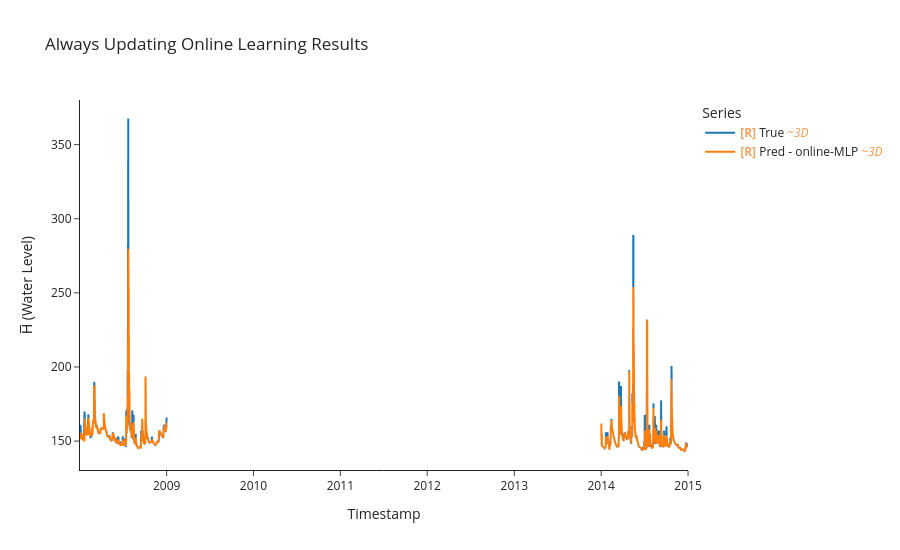

Notebook source saved alongside this figure:
### Markdown cell above
## Testing Always updating
See model behaviour if we allowed it to learn on the fly from the testing data.<br>
**conclusion**<br>
Model's performance metrics went up as we all model to optimize and generalize more. In contarst model ability to adapt in lowered.<br>
We need to investigate more about optimizers and the adaptability, generalization trade-off.

### Code cell
# Testing with always updating 
model, optimizer, criterion = build_mlp(LOOKBACK*N_FEATURES, HORIZON)
y_true, y_pred, time_indices, cutom_adam_batch_losses = uf.train_model_online(model, optimizer,criterion,
                                                                              test_ds, test_df,
                                                                              LOOKBACK, HORIZON, BATCH_SIZE)
#training results
uf.calculate_metrics_and_plot({"online-MLP": (y_true, y_pred, time_indices)}, 
                              plot_title="Always Updating Online Learning Results")

### Figure 1 — Plotly figure (JSON) as saved in the notebook; plotly's stock layout.template omitted (floating-point values rounded to 4 significant figures; data arrays with more than 128 entries replaced by an {"elided": "..."} marker saying what was removed)
{"data": [{"hovertemplate": "Legend=True<br>Timestamp=%{x}<br>H̅ (Water Level)=%{y}<extra></extra>", "legendgroup": "True", "line": {"color": "#1f77b4", "dash": "solid", "width": 2}, "marker": {"symbol": "circle"}, "mode": "lines", "name": "<b style=\"color:sandybrown\">[R]</b> True <i style=\"color:#fc9944\">~3D</i>", "showlegend": true, "type": "scattergl", "uid": "2c3a84a7-2b6c-4782-93ae-b47cddcca536", "x": {"elided": "1001 str values"}, "xaxis": "x", "y": {"elided": "1001 float values"}, "yaxis": "y"}, {"hovertemplate": "Legend=Pred - online-MLP<br>Timestamp=%{x}<br>H̅ (Water Level)=%{y}<extra></extra>", "legendgroup": "Pred - online-MLP", "line": {"color": "#ff7f0e", "dash": "solid", "width": 2}, "marker": {"symbol": "circle"}, "mode": "lines", "name": "<b style=\"color:sandybrown\">[R]</b> Pred - online-MLP <i style=\"color:#fc9944\">~3D</i>", "showlegend": true, "type": "scattergl", "uid": "a16fe47d-ca82-4dae-83a3-a7abd9e1f0f6", "x": {"elided": "1001 str values"}, "xaxis": "x", "y": {"elided": "1001 float values"}, "yaxis": "y"}], "layout": {"height": 550, "legend": {"title": {"text": "Series"}, "tracegroupgap": 0}, "title": {"text": "Always Updating Online Learning Results"}, "xaxis": {"anchor": "y", "domain": [0, 1], "title": {"text": "Timestamp"}}, "yaxis": {"anchor": "x", "domain": [0, 1], "title": {"text": "H̅ (Water Level)"}}}}
